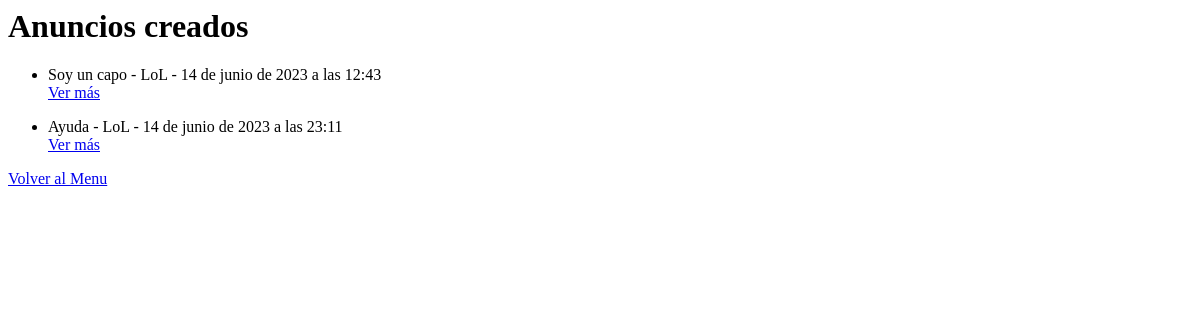
The app's page /post/lista-anuncios/, older data.
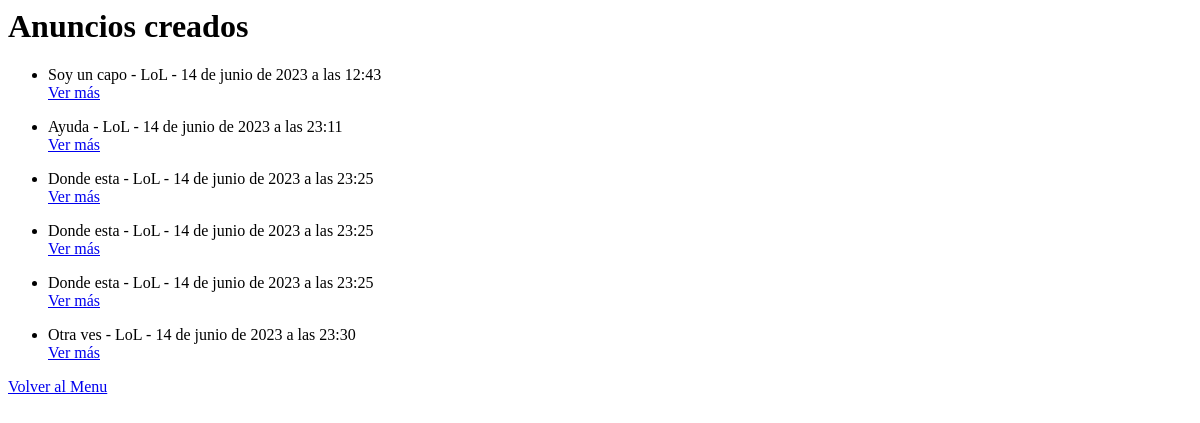
The same page, newer data.
### apps/post/models.py (models this page shows, shortened)
class Post(models.Model):
    titulo = models.CharField(max_length=50, blank=False)
    juego = models.ForeignKey('post.NombreJuego', null=False, on_delete=models.CASCADE)
    rango = models.CharField(max_length=15, null=True)
    cuenta_del_juego = models.CharField(max_length=50, blank=False, default='Ingrese su usuario del juego')
    contenido = models.TextField(max_length=200, default='Detalles sobre su peticion')
    fecha_de_publicacion = (models.DateTimeField(auto_now_add=True))

class NombreJuego(models.Model):
    nombre = models.CharField(max_length=20, unique=True, verbose_name='Juegos')
    def __str__(self):
        return self.nombre

### apps/post/views.py (the view)
# urls.py: path('lista-anuncios/', views.AnuncioLista.as_view(), name='lista-anuncios'),
class AnuncioLista(ListView):
    model = models.Post
    template_name = "post/lista-anuncios.html"
    context_object_name = "lista_anuncios"

### apps/post/templates/post/lista-anuncios.html
{% block contenido %}
    <h1>Anuncios creados</h1>
    {% for anuncio in lista_anuncios %}
    <ul>
        <li>  {{ anuncio.titulo }} - {{ anuncio.juego }} - {{ anuncio.fecha_de_publicacion }} </li>
        <a href="{% url 'post:detalle-anuncio' anuncio.id %}">Ver más</a>
    </ul>
    {% endfor %}
    <a href="{% url 'post:index' %}">Volver al Menu</a>
{% endblock contenido %}

Row changes from the older to the newer data that the page shows:
added Post: titulo "Donde esta", juego "LoL", fecha_de_publicacion "14 de junio de 2023 a las 23:25"
added Post: titulo "Donde esta", juego "LoL", fecha_de_publicacion "14 de junio de 2023 a las 23:25"
added Post: titulo "Donde esta", juego "LoL", fecha_de_publicacion "14 de junio de 2023 a las 23:25"
added Post: titulo "Otra ves", juego "LoL", fecha_de_publicacion "14 de junio de 2023 a las 23:30"
